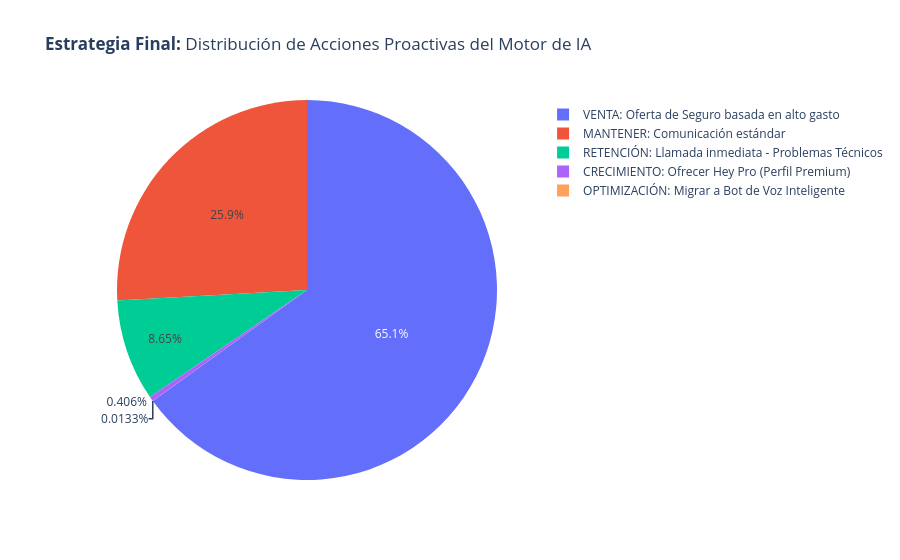

Notebook cell for this chart:
### Code cell
def motor_decisiones(row):
    # Lógica de IA Proactiva
    if row['num_rechazos'] > 3 and row['satisfaccion_1_10'] < 5:
        return "RETENCIÓN: Llamada inmediata - Problemas Técnicos"
    elif row['gasto_total'] > 10000 and row['tiene_seguro'] == 0:
        return "VENTA: Oferta de Seguro basada en alto gasto"
    elif row['score_buro'] > 700 and row['cantidad_productos'] < 2:
        return "CRECIMIENTO: Ofrecer Hey Pro (Perfil Premium)"
    elif row['num_conversaciones'] > 5 and row['canal_bot_fav'] == 2:
        return "OPTIMIZACIÓN: Migrar a Bot de Voz Inteligente"
    else:
        return "MANTENER: Comunicación estándar"

master_df['Accion_Sugerida_IA'] = master_df.apply(motor_decisiones, axis=1)

# Visualizar el impacto de la estrategia
resumen_estrategia = master_df['Accion_Sugerida_IA'].value_counts().reset_index()
fig4 = px.pie(resumen_estrategia, values='count', names='Accion_Sugerida_IA', 
             title="<b>Estrategia Final:</b> Distribución de Acciones Proactivas del Motor de IA")
fig4.show()

### Figure 1 — Plotly figure (JSON) as saved in the notebook; plotly's stock layout.template omitted (floating-point values rounded to 4 significant figures)
{"data": [{"domain": {"x": [0, 1], "y": [0, 1]}, "hovertemplate": "Accion_Sugerida_IA=%{label}<br>count=%{value}<extra></extra>", "labels": ["VENTA: Oferta de Seguro basada en alto gasto", "MANTENER: Comunicación estándar", "RETENCIÓN: Llamada inmediata - Problemas Técnicos", "CRECIMIENTO: Ofrecer Hey Pro (Perfil Premium)", "OPTIMIZACIÓN: Migrar a Bot de Voz Inteligente"], "legendgroup": "", "name": "", "showlegend": true, "type": "pie", "values": [9776, 3887, 1299, 61, 2]}], "layout": {"legend": {"tracegroupgap": 0}, "title": {"text": "<b>Estrategia Final:</b> Distribución de Acciones Proactivas del Motor de IA"}}}
